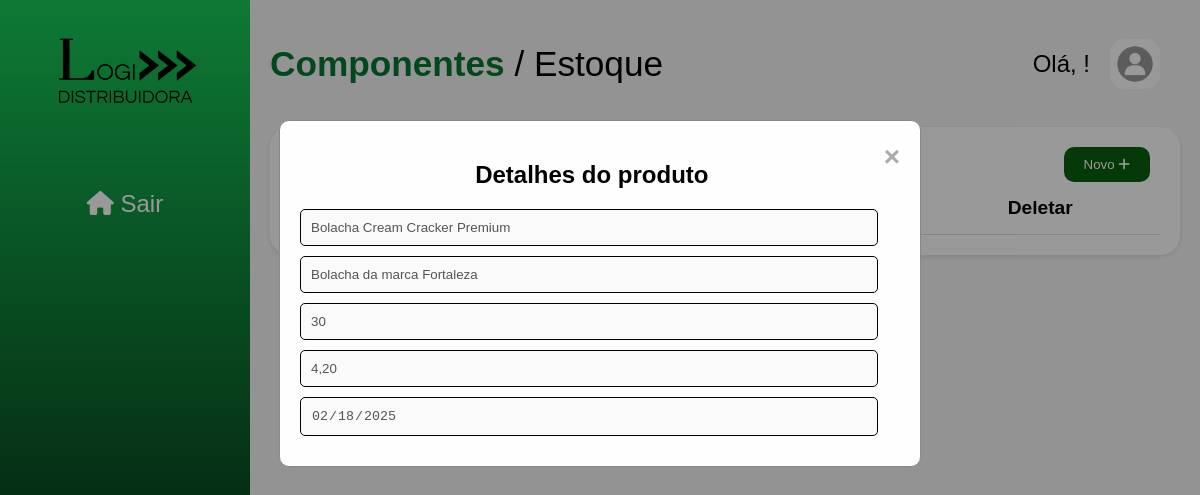
/produto/66/, run on the app's committed database.
### produtos/models.py (models this page shows, shortened)
class Produto (models.Model):
    nome = models.CharField(max_length=100)
    descricao = models.TextField(blank=True, null=True)
    preco = models.DecimalField(max_digits=10, decimal_places=2, default=0.00)
    quantidade = models.IntegerField()
    data_cadastro = models.DateField(default=timezone.now)

### estoque/views.py (the view)
# urls.py: path('produto/<int:id>/', views.detalhe_produto, name='detalhe_produto'),
def detalhe_produto(request, id):
    produto = get_object_or_404(Produto, id=id)
    return render(request, 'estoque/detalhe_produto.html', {'produto': produto})

### templates/estoque/detalhe_produto.html (shortened to what this page needs)
{% load static %}
<!DOCTYPE html>
<html>
<head>
  <link rel="stylesheet" href="https://cdnjs.cloudflare.com/ajax/libs/font-awesome/6.0.0/css/all.min.css" />
  <link rel="stylesheet" href="{% static 'css/main_page.css' %}">
</head>
<body>
  <div class="container">
    <aside class="sidebar">
      <div class="logo">
        <img src="{% static 'img/logo_oficial.png' %}" alt="Logo">
      </div>
      <ul class="menu">
        <li><a href="{% url 'login' %}"><i class="fas fa-home"></i> Sair</a></li>
      </ul>
    </aside>
    <main class="content">
      <header>
        <h1><span>Componentes </span> / Estoque</h1>
        <div class="user-info">
          <span>Olá, {{ user.first_name }}!</span>
          <img src="{% static 'img/user.jpeg' %}" alt="Foto do usuário">
        </div>
      </header>
      <section class="inventory">
        <div class="search-bar">
          <button class="new-item">Novo <i class="fas fa-plus"></i></button>
        </div>
        <table>
          <thead>
            <tr>
              <th>Código</th>
              <th>Nome</th>
              <th>Quantidade</th>
              <th>Editar</th>
              <th>Deletar</th>
            </tr>
          </thead>
        </table>
      </section>
    </main>
  </div>
  <div id="addModal" class="modal">
    <div class="modal-content">
      <span class="close-button" id="close-button">&times;</span>
      <h2>Detalhes do produto</h2>
      <form method="POST" action="{% url 'cadastrar_produto' %}" id="addForm">
        <input type="text" name="nomeProduto" id="addName" value="{{ produto.nome }}" placeholder="Nome" disabled>
        <input type="text" name="descricaoProduto" id="addDescription" value="{{ produto.descricao }}" placeholder="Descrição" disabled>
        <input type="number" name="quantidadeProduto" id="addQuantity" value="{{ produto.quantidade }}" placeholder="Quantidade" disabled>
        <input type="text" name="precoProduto" id="addPrice" value="{{ produto.preco }}" placeholder="Preço" disabled>
        <input type="date" name="dataCadastro" id="addDate" value="{{ produto.data_cadastro|date:'Y-m-d' }}" placeholder="Data de cadastro" disabled>
      </form>
    </div>
  </div>
</body>
</html>

### templates/estoque/static/css/main_page.css (style rules this page uses)
body { font-family: sans-serif; margin: 0; padding: 0; width: 100%; height: 100svh; background-color: #f5f5f5; overflow: hidden; }
.container { display: flex; }
.sidebar { width: 250px; display: flex; flex-direction: column; align-items: center; height: 100svh; background-image: linear-gradient(to bottom, #17ca58, rgb(0, 0, 0)); color: #fff; border: 0; }
.logo img { width: 150px; height: 150px; }
.menu { list-style: none; padding: 0; }
.menu li a { display: block; padding: 20px; font-size: 1.5rem; text-decoration: none; color: #fff; }
.content { flex: 1; padding: 20px; }
.content header h1 { font-size: 2.2rem; font-weight: 530; }
.content header h1 span { color: #067930; font-weight: 600; }
header { display: flex; justify-content: space-between; align-items: center; margin-bottom: 20px; }
.user-info { display: flex; align-items: center; gap: 20px; }
.user-info span { font-size: 1.5rem; }
.user-info img { width: 50px; height: 50px; border-radius: 30%; margin-right: 20px; }
.inventory { background-color: #fff; padding: 20px; border-radius: 20px; box-shadow: 0 2px 5px rgba(0, 0, 0, 0.1); max-height: 73vh; overflow: auto; display: flex; flex-direction: column; }
.search-bar { display: flex; justify-content: space-between; align-items: center; padding: 0px 10px; }
table { width: 100%; border-collapse: collapse; }
th, td { padding: 15px; text-align: left; border-bottom: 1px solid #ddd; font-size: 1.2rem; }
.new-item { background-color: #085f0b; color: #fff; padding: 10px 20px; border: none; border-radius: 10px; cursor: pointer; }
.modal { display: none; position: fixed; z-index: 1; left: 0; top: 0; width: 100%; height: 100%; overflow: auto; background-color: rgb(0,0,0); background-color: rgba(0,0,0,0.4); }
.modal-content { background-color: #fefefe; margin: 10% auto; padding: 20px; border: 1px solid #888; width: 80%; max-width: 600px; border-radius: 10px; }
.modal-content h2 { font-size: 1.5rem; text-align: center; }
.close-button { color: #aaa; float: right; font-size: 28px; font-weight: bold; cursor: pointer; }
.modal-content form input, .modal-content form button { width: calc(100% - 22px); padding: 10px; margin: 10px 0; box-sizing: border-box; display: block; border-radius: 10px; border: 1px solid rgb(0, 0, 0); border-radius: 5px; outline: none; }

### data on the page
Produto: nomeProduto "Bolacha Cream Cracker Premium", descricaoProduto "Bolacha da marca Fortaleza", quantidadeProduto "30", precoProduto "4,20", dataCadastro "02/18/2025"
